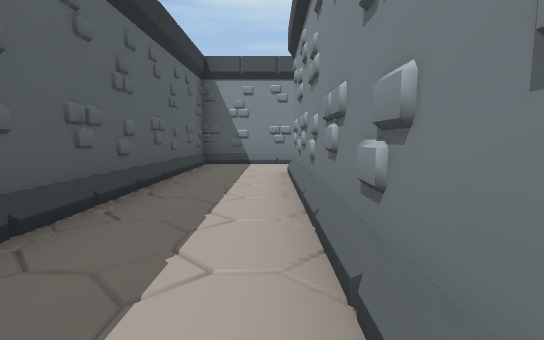
view 1 (above)

24 first-person views from a walk through a scene from a Unity 3-D project. The camera is 1.4 m above the floor, tilts 6° down and sees 85° across. The floor is counted in squares, 2 m on a side. Each view is taken from the middle of a square. On the plan, view 1 faces up. The plan holds only what a view shows up to about 10 squares ahead; the rest is blank. The place goes on beyond the plan.

view 2
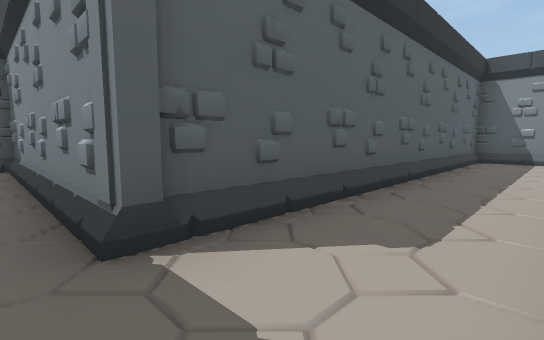

view 3
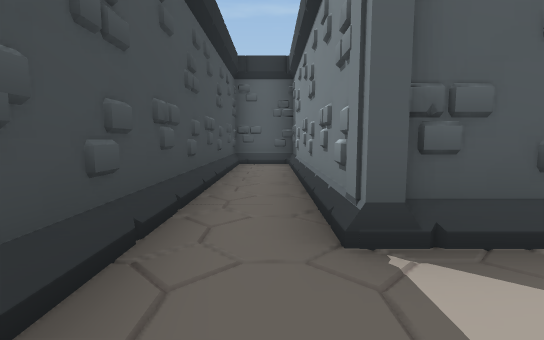

view 4
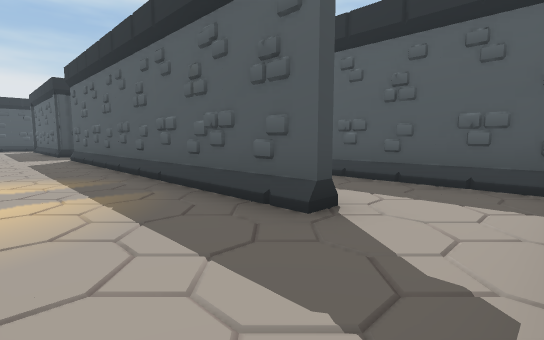

view 5
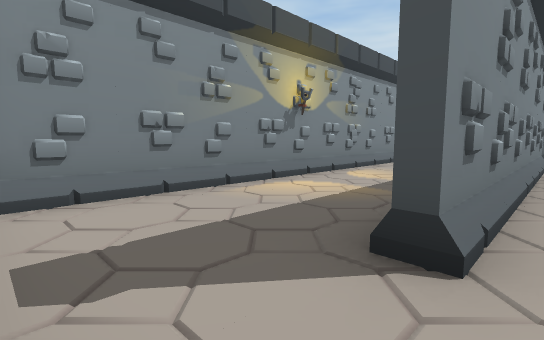

view 6
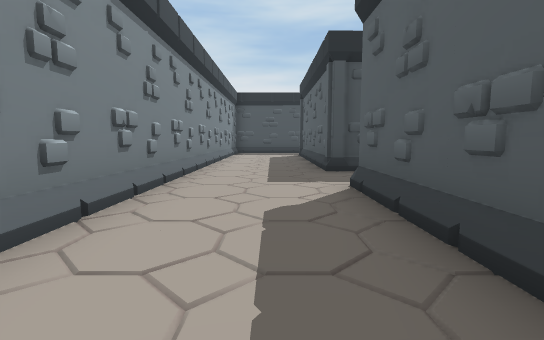

view 7
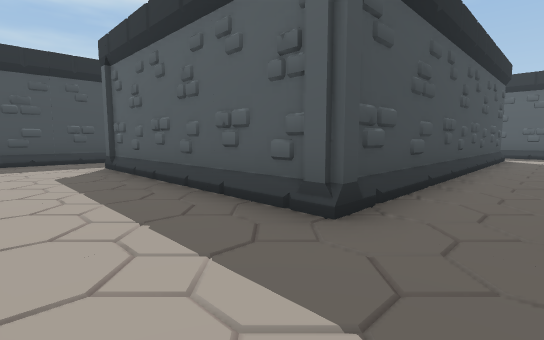

view 8
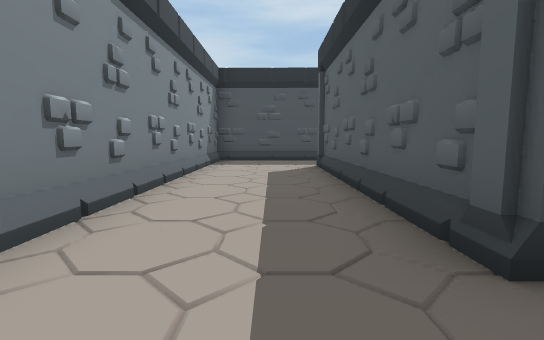

view 9
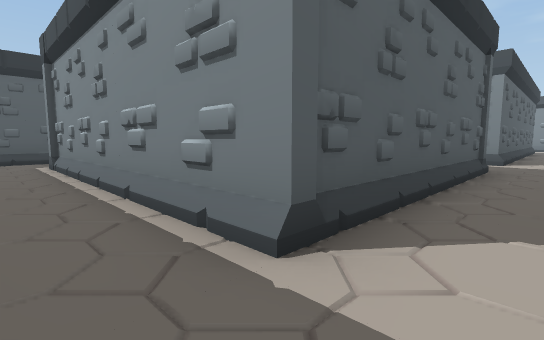

view 10
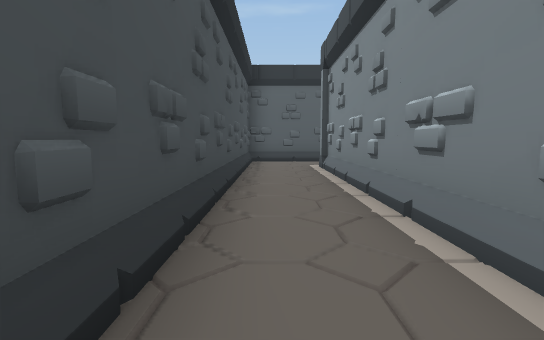

view 11
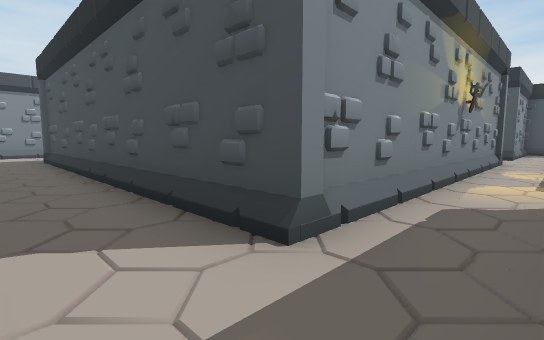

view 12
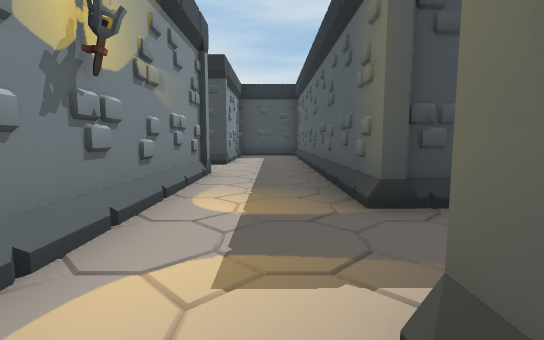

view 13
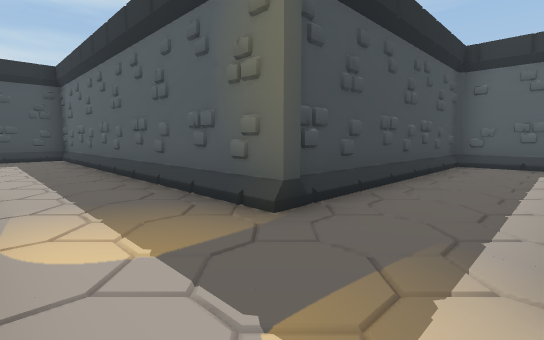

view 14
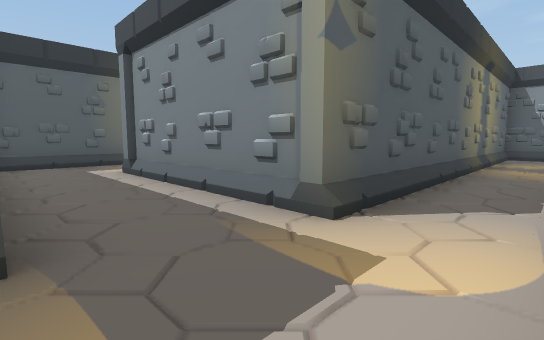

view 15
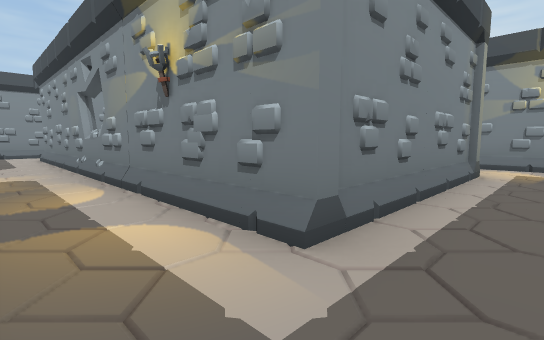

view 16
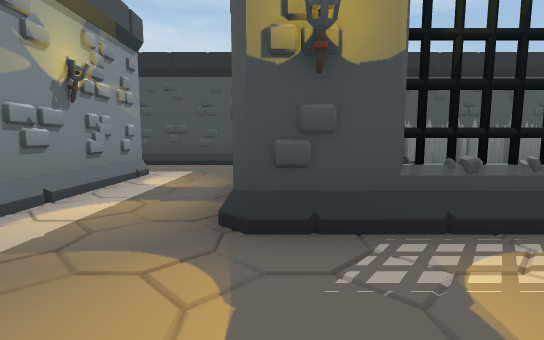

view 17
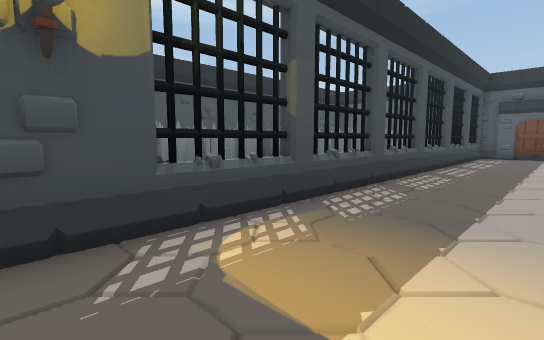

view 18
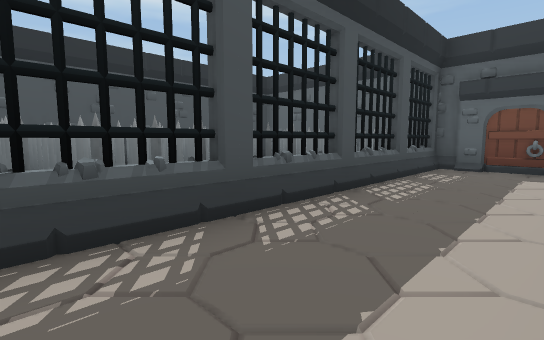

view 19
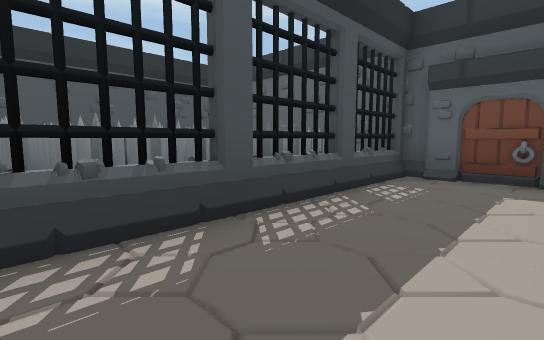

view 20
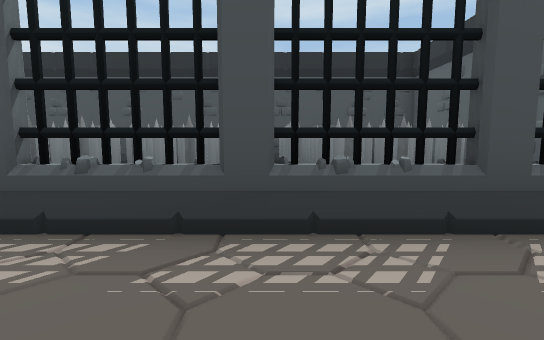

view 21
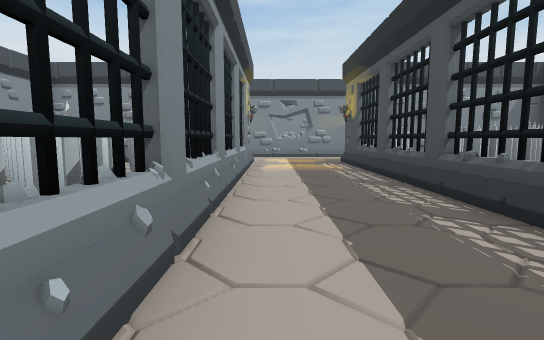

view 22
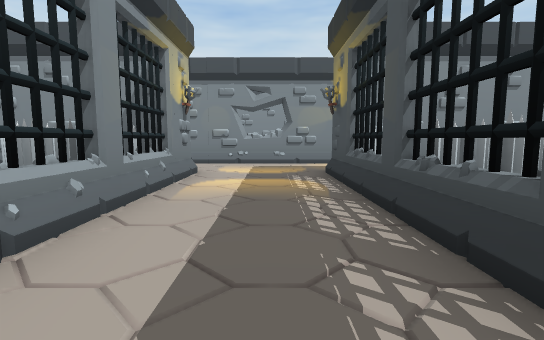

view 23
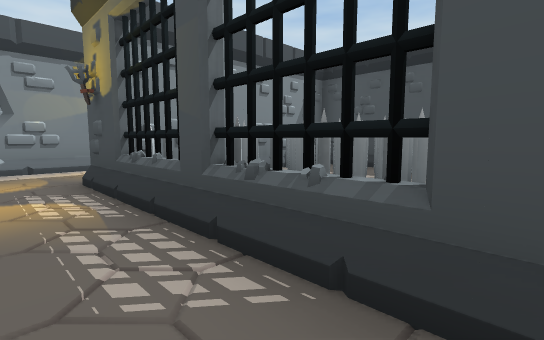

view 24
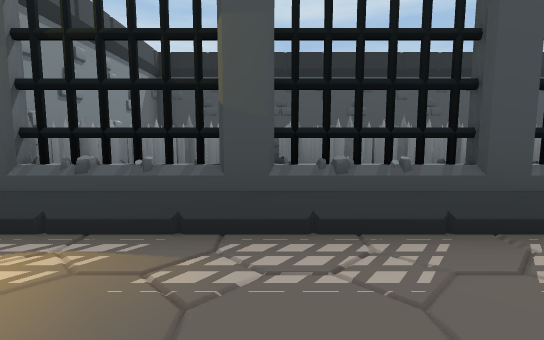

### Floor plan
Key: @ floor where view 1 was taken; # wall or solid block; . floor; / step, stairs or slope; S spikes; O other object.
Columns run from 31 left of view 1 to 4 right of it. Each row starts with its distance up from view 1.
  9                               ###
  8                              ##....#
  7                              #.....#
  6                              #..#..#
  5                              #..#..#
  4                              #..#..#
  3                              #..#..#
  2              #       #       #..#..#
  1              # .#   ##       #..#..#
  0              #..#   #.       #.@#..#
 -1              #..#   #..#######..#..#
 -2      #########..#    ..#........#..#
 -3 #...............#   #..##########..#
 -4 #...............#   #..............#
 -5 #/////////////..#   #..............#
 -6 #OSS#SS#SS#SS#..#   #..##########..#
 -7 #SSS.SS.SS.SS#..#   #..#        #..#
 -8 #SOSSSSSSSSSS#..#####..#        #..#
 -9 #OOSSSSSSSSOO#.........#        #..#
-10 #OOO.OO.OO.OO#.........#        #..#
-11  OOO#OO#OO#OO########..# ########..#
-12                     #..#.////////..#
-13                     #..#...........#
-14                     #..#############
-15                     #..
-16                     #..#
-17                     #..#
-18                     #..#
-19                     #..
-20                     #.
-21                     ##

Positions as (right, up) in squares from view 1, and headings:
1: (0, 0), facing up
2: (0, -2), facing up-left
3: (0, -2), facing left
4: (3, 8), facing down-left
5: (0, 8), facing down-right
6: (2, 1), facing down
7: (3, -4), facing down-left
8: (2, -4), facing down
9: (2, -13), facing up-left
10: (1, -13), facing left
11: (-10, -4), facing down-right
12: (-10, -8), facing down
13: (-9, -9), facing down-left
14: (-9, -11), facing up-left
15: (-17, -10), facing up-right
16: (-18, -3), facing down
17: (-18, -3), facing down-left
18: (-23, -3), facing down-left
19: (-25, -3), facing down-left
20: (-27, -3), facing down
21: (-27, -3), facing right
22: (-24, -4), facing right
23: (-23, -4), facing down-right
24: (-21, -3), facing down
